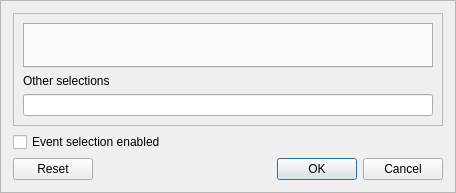
<?xml version="1.0" encoding="UTF-8"?>
<ui version="4.0">
 <class>DlEvSel</class>
 <widget class="QDialog" name="DlEvSel">
  <property name="geometry">
   <rect>
    <x>0</x>
    <y>0</y>
    <width>456</width>
    <height>193</height>
   </rect>
  </property>
  <property name="windowTitle">
   <string>Event selector</string>
  </property>
  <layout class="QVBoxLayout" name="verticalLayout">
   <property name="spacing">
    <number>-1</number>
   </property>
   <property name="margin">
    <number>0</number>
   </property>
   <item>
    <widget class="QFrame" name="fr1">
     <property name="frameShape">
      <enum>QFrame::StyledPanel</enum>
     </property>
     <property name="frameShadow">
      <enum>QFrame::Raised</enum>
     </property>
     <layout class="QVBoxLayout" name="verticalLayout_3">
      <property name="spacing">
       <number>-1</number>
      </property>
      <property name="margin">
       <number>12</number>
      </property>
      <item>
       <widget class="QFrame" name="fr2">
        <property name="frameShape">
         <enum>QFrame::StyledPanel</enum>
        </property>
        <property name="frameShadow">
         <enum>QFrame::Raised</enum>
        </property>
        <layout class="QVBoxLayout" name="verticalLayout_2">
         <item>
          <widget class="QTabWidget" name="wTab">
           <property name="currentIndex">
            <number>-1</number>
           </property>
          </widget>
         </item>
         <item>
          <widget class="QLabel" name="lb1">
           <property name="text">
            <string>Other selections</string>
           </property>
          </widget>
         </item>
         <item>
          <widget class="QLineEdit" name="lineEdit">
           <property name="minimumSize">
            <size>
             <width>400</width>
             <height>0</height>
            </size>
           </property>
          </widget>
         </item>
        </layout>
       </widget>
      </item>
      <item>
       <widget class="QCheckBox" name="cbEnable">
        <property name="text">
         <string>Event selection enabled</string>
        </property>
       </widget>
      </item>
      <item>
       <widget class="QDialogButtonBox" name="dbBox">
        <property name="orientation">
         <enum>Qt::Horizontal</enum>
        </property>
        <property name="standardButtons">
         <set>QDialogButtonBox::Cancel|QDialogButtonBox::Ok|QDialogButtonBox::Reset</set>
        </property>
       </widget>
      </item>
     </layout>
    </widget>
   </item>
  </layout>
 </widget>
 <resources/>
 <connections>
  <connection>
   <sender>dbBox</sender>
   <signal>rejected()</signal>
   <receiver>DlEvSel</receiver>
   <slot>reject()</slot>
   <hints>
    <hint type="sourcelabel">
     <x>316</x>
     <y>260</y>
    </hint>
    <hint type="destinationlabel">
     <x>286</x>
     <y>274</y>
    </hint>
   </hints>
  </connection>
 </connections>
</ui>
